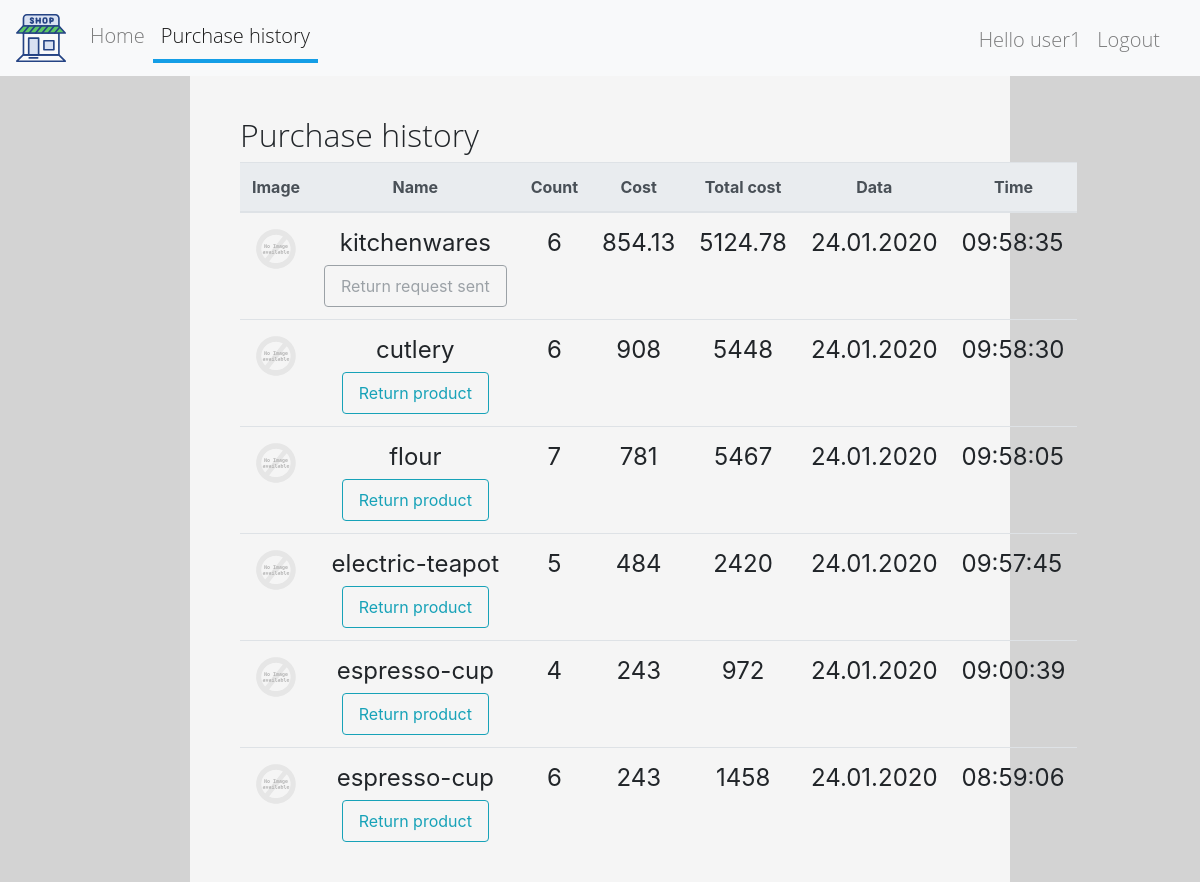
The page /purchase_list/ (signed in) on the database as committed earlier.
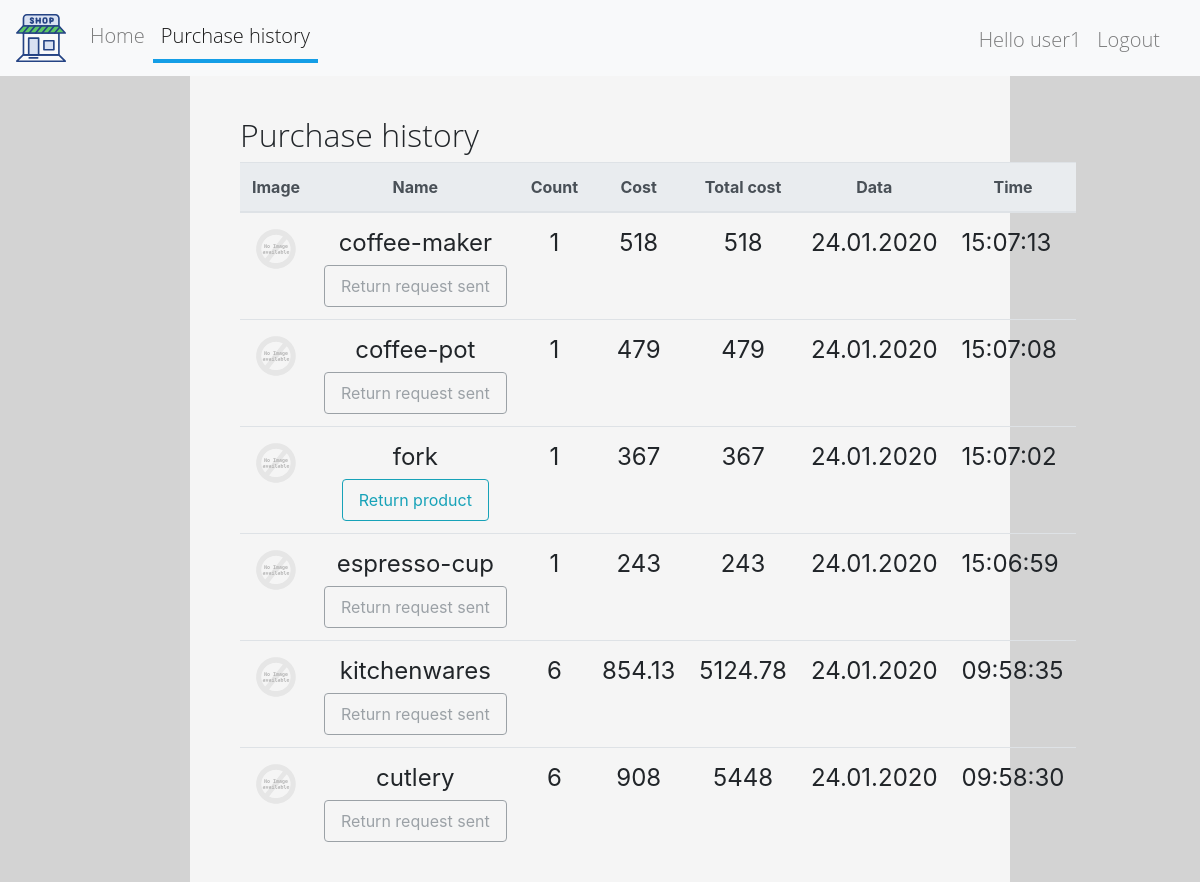
The same page on the database as committed later.
### shop/models.py (models this page shows, shortened)
class Purchase(models.Model):
    buyer = models.ForeignKey(User, on_delete=models.DO_NOTHING)
    product = models.ForeignKey(
        to=Product,
        on_delete=models.DO_NOTHING,
        related_name='product')
    count = models.PositiveIntegerField()
    time = models.DateTimeField(auto_now_add=True)

class Product(models.Model):
    name = models.CharField(max_length=50)
    description = models.CharField(max_length=256)
    price = models.DecimalField(
        decimal_places=2,
        max_digits=12,
        validators=[MinValueValidator(Decimal('0.00'))])
    photo = models.FileField(upload_to='shop/product_image/')
    count = models.PositiveIntegerField()

### shop/views.py (the view)
# urls.py: path('purchase_list/', PurchaseList.as_view(), name='purchase_list'), # todo try
class PurchaseList(FormMixin, ListView):
    template_name = 'shop/purchase/list.html'
    model = models.Purchase
    context_object_name = 'purchases'
    paginate_by = 6
    ordering = '-time'
    page_kwarg = 'page'
    form_class = forms.ReturnCreateForm
    success_url = '/purchase_list/'
    def get_queryset(self):
        qs = super().get_queryset()
        qs = qs.annotate(post_time=F('purchase__post_time'))
        qs = qs.annotate(total=ExpressionWrapper(
            F('count') * F('product__price'), output_field=DecimalField()))
        return qs

### shop/templates/shop/purchase/list.html (shortened to what this page needs)
{% extends 'shop/page_item/base.html' %}
{% load staticfiles %}
{% block content %}
    {% if user.is_authenticated %}
        <div class="col-md-8 col-sm-8 col-12 col box">
            <h2>Purchase history</h2>
            <div class="card-group mx-0 px-0">
                <table class="table table-hover">
                    <thead class="thead-light">
                    <tr>
                        <th scope="col" class="text-center">Image</th>
                        <th scope="col" class="text-center">Name</th>
                        <th scope="col" class="text-center">Count</th>
                        <th scope="col" class="text-center">Cost</th>
                        <th scope="col" class="text-center">Total cost</th>
                        <th scope="col" class="text-center">Data</th>
                        <th scope="col" class="text-center">Time</th>
                    </tr>
                    </thead>
                    <tbody class="purchase-list">
                    {% for purchase in purchases %}
                        <tr>
                            <td scope="row" class="text-center">
                                <img src="{{ MEDIA_URL }}{{ purchase.product.photo }}" alt="no image"
                                     onerror="if (this.src != 'static/images/alt.svg') this.src = '{% static "images/alt.svg" %}'"
                                >
                            </td>
                            <td class="text-center">
                                {{ purchase.product.name }}
                                {% include 'shop/return/create_form.html' %}
                            </td>
                            <td class="text-center">{{ purchase.count }}</td>
                            <td class="text-center">{{ purchase.product.price|floatformat:"-2" }}</td>
                            <td class="text-center">{{ purchase.total|floatformat:"-2" }}</td>
                            <td>{{ purchase.time|date:"d.m.Y" }}</td>
                            <td>{{ purchase.time|date:"H:i:s" }}</td>
                        </tr>
                    {% empty %}
                        <tr>
                            <td>no purchases</td>
                        </tr>
                    {% endfor %}
                </table>
            </div>
        </div>
    {% endif %}
{% endblock content %}

### shop/templates/shop/return/create_form.html (shortened to what this page needs)
<div class="mx-auto mt-1">
    <form action="{% url 'shop:return_create' %}" method="post">
        {% if purchase.post_time %}
            <button type="submit" disabled class="nav-link btn btn-outline-secondary mx-auto">
                Return request sent
            </button>
        {% else %}
            <button type="submit" class="nav-link btn btn-outline-info mx-auto">
                Return product
            </button>
        {% endif %}
    </form>
</div>

Rows that differ between the two databases and show on the page:
no longer on this page (row unchanged): Purchase: product.name "flour", shows "Return product", count "7", product.price "781", total "5467", time "24.01.2020", time "09:58:05"
no longer on this page (row unchanged): Purchase: product.name "electric-teapot", shows "Return product", count "5", product.price "484", total "2420", time "24.01.2020", time "09:57:45"
no longer on this page (row unchanged): Purchase: product.name "espresso-cup", shows "Return product", count "4", product.price "243", total "972", time "24.01.2020", time "09:00:39"
no longer on this page (row unchanged): Purchase: product.name "espresso-cup", shows "Return product", count "6", product.price "243", total "1458", time "24.01.2020", time "08:59:06"
added Purchase: product.name "coffee-maker", shows "Return request sent", count "1", product.price "518", total "518", time "24.01.2020", time "15:07:13"
added Purchase: product.name "coffee-pot", shows "Return request sent", count "1", product.price "479", total "479", time "24.01.2020", time "15:07:08"
added Purchase: product.name "fork", shows "Return product", count "1", product.price "367", total "367", time "24.01.2020", time "15:07:02"
added Purchase: product.name "espresso-cup", shows "Return request sent", count "1", product.price "243", total "243", time "24.01.2020", time "15:06:59"
computed for Purchase "cutlery": text "Return product" → "Return request sent"
